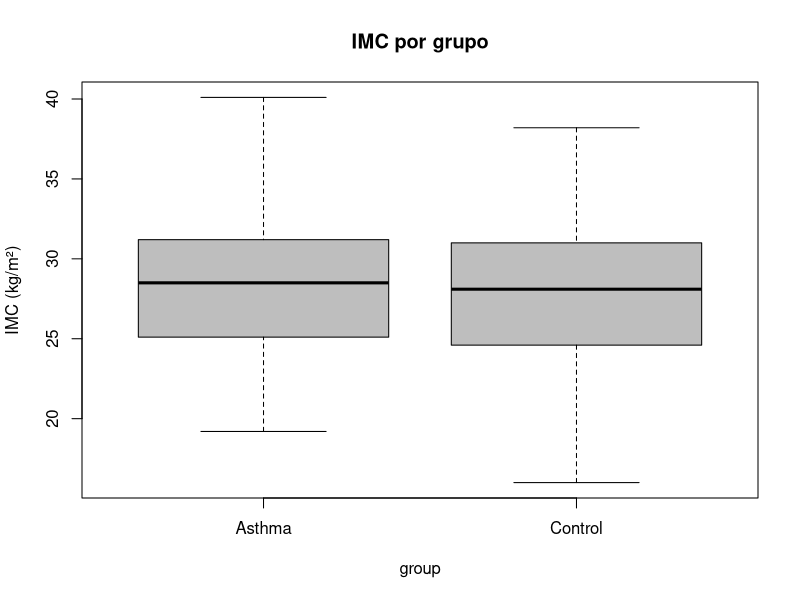
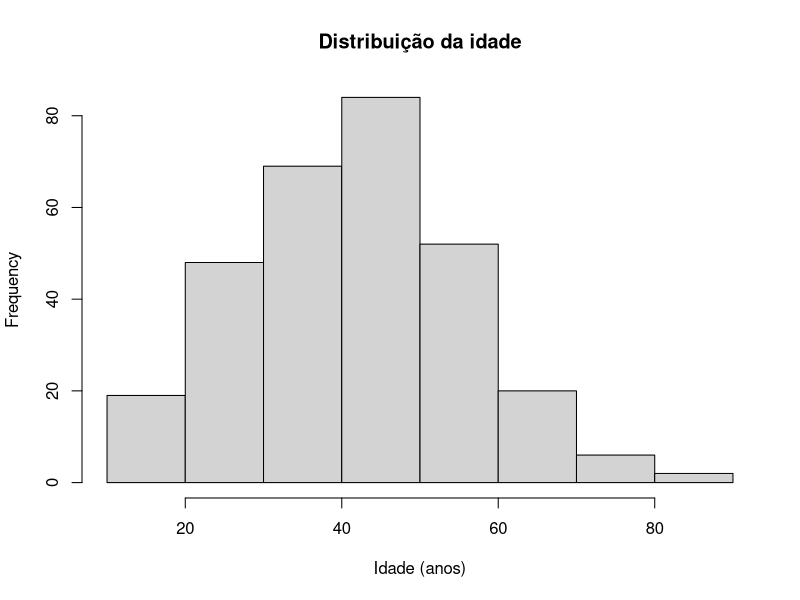
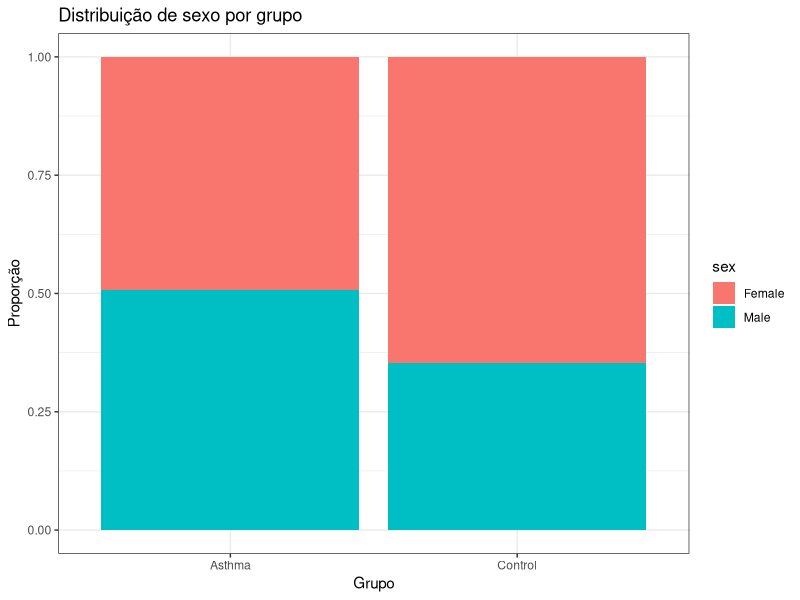
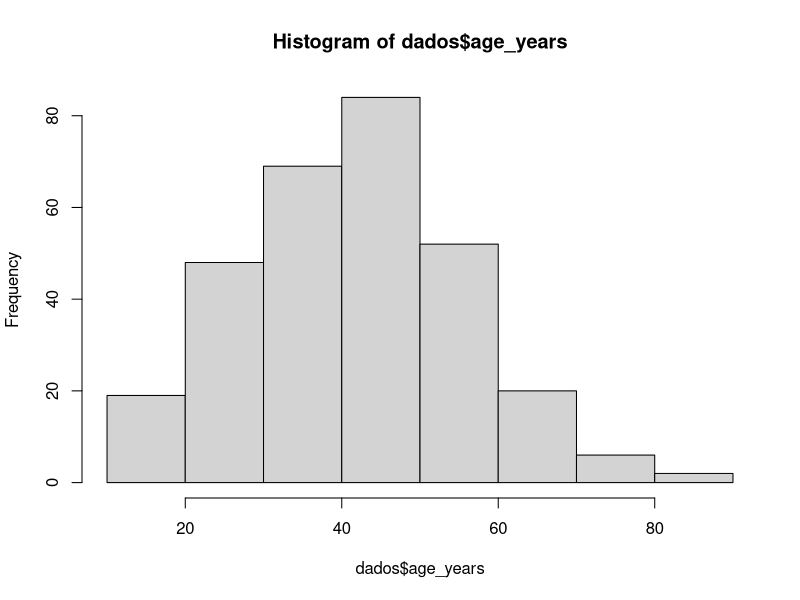
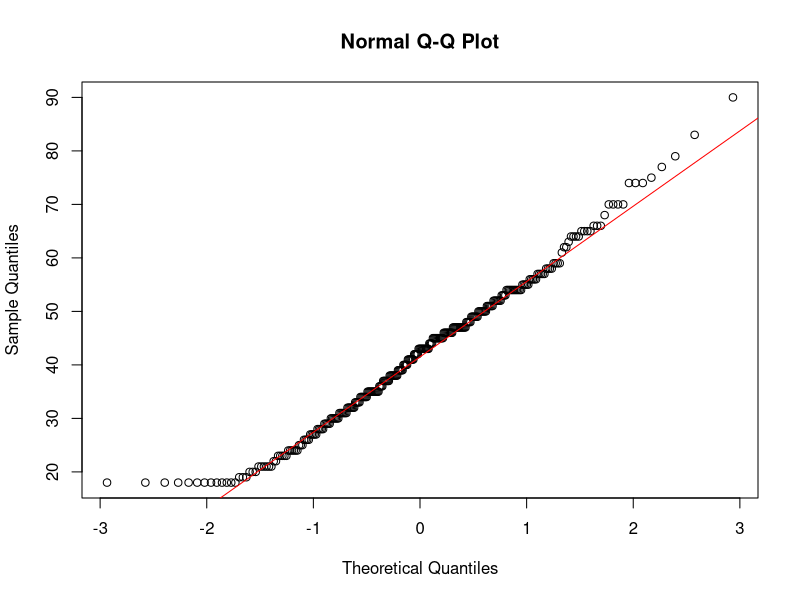
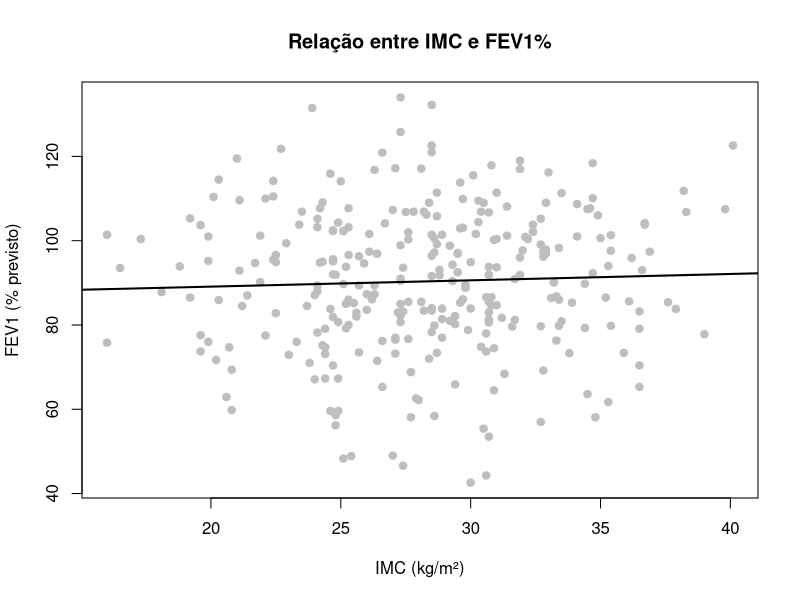

Source code (R) for these figures, in order:
# ==========================================================  # título da aula no script
# AULA PRÁTICA – ESTATÍSTICA DESCRITIVA E INFERENCIAL        # tema geral
# Dataset: asma vs controle (300 pacientes)                  # contexto do banco
# ==========================================================  # separador visual

# ----------------------------------------------------------  # seção de diretório
# 0) DEFINIR O DIRETÓRIO DE TRABALHO                          # onde estão seu .R e .xlsx
# ----------------------------------------------------------  # separador

setwd("/Users/fredericofriedrich/Desktop/Data Analyst : R/Practical Statistics in Medicine with R")  # defina seu diretório
getwd()                        # confirma o diretório atual
list.files()                   # lista arquivos na pasta (confira se o .xlsx está aqui)

# ----------------------------------------------------------  # seção de pacotes
# 1) INSTALAÇÃO E CARREGAMENTO DE PACOTES                    # alunos de 1ª vez no R
# ----------------------------------------------------------  # separador

install.packages("readxl")        # instala pacote para ler planilhas Excel (.xlsx)
install.packages("dplyr")         # instala pacote para manipulação e resumo de dados
install.packages("ggplot2")       # instala pacote para criar gráficos
# (opcionais para importações diversas, se desejar demonstrar futuramente)
# install.packages("haven")       # para SPSS/Stata/SAS
# install.packages(c("DBI","RSQLite"))  # para bancos SQL locais (SQLite)

library(readxl)                   # carrega o readxl (leitura de .xlsx)
library(dplyr)                    # carrega o dplyr (gramática de dados)
library(ggplot2)                  # carrega o ggplot2 (visualização)

# ----------------------------------------------------------  # seção de importação de exemplos
# 2) MODELOS DE IMPORTAÇÃO DE BANCOS DE DADOS                 # exemplos comuns no ambiente médico
# ----------------------------------------------------------  # separador
# Estes exemplos NÃO serão executados durante a aula.
# Servem apenas para ilustrar como ler diferentes formatos de arquivos.

# ---- Leitura de arquivos CSV (separados por vírgula) ----
# dados <- read.csv("arquivo.csv", sep = ",", header = TRUE)

# ---- Leitura de arquivos delimitados por ponto e vírgula (ex.: exportações do REDCap) ----
# dados <- read.csv2("arquivo.csv", sep = ";", header = TRUE)

# ---- Leitura de arquivos TXT (tabulados) ----
# dados <- read.table("arquivo.txt", sep = "\t", header = TRUE)

# ---- Leitura de arquivos SAV (SPSS) ----
# library(haven)
# dados <- read_sav("arquivo.sav")

# ---- Leitura de arquivos DTA (Stata) ----
# library(haven)
# dados <- read_dta("arquivo.dta")

# ---- Leitura de arquivos RDS (formato nativo do R) ----
# dados <- readRDS("arquivo.rds")

# ---- Leitura de bancos SQL (via DBI + RSQLite) ----
# library(DBI)
# con <- dbConnect(RSQLite::SQLite(), "banco.sqlite")
# dados <- dbReadTable(con, "tabela_nome")
# dbDisconnect(con)

# ----------------------------------------------------------  # seção de importação real
# 3) IMPORTAR O BANCO DE DADOS                                # ler o arquivo da aula
# ----------------------------------------------------------  # separador

dados <- read_excel("asthma_dataset_2025-10-15.xlsx", sheet = "data")   # importa a planilha "data"

head(dados)                        # visualiza as 6 primeiras linhas para checagem rápida
View(dados)                        # abre a base em visualização tipo planilha no RStudio

# ==========================================================  # seção de exploração
# 4) EXPLORAÇÃO INICIAL DO BANCO DE DADOS                    # conhecer a estrutura
# ==========================================================  # separador

names(dados)                       # lista os nomes das variáveis (colunas)
str(dados)                         # mostra tipos de dados e exemplo de valores por coluna
summary(dados)                     # resumo estatístico geral (mín, máx, média, quartis)
dim(dados)                         # retorna número de linhas (n) e colunas (p)
colSums(is.na(dados))              # conta quantos NA existem em cada coluna

# ==========================================================  # seção de resumos por grupo
# 5) ESTATÍSTICAS RESUMIDAS POR GRUPO                        # comparar asma vs controle
# ==========================================================  # separador

table(dados$group)                 # n de participantes por grupo (asma vs controle)

dados %>%                          # início do fluxo (pipe) sobre a base
  group_by(group) %>%              # agrupa linhas por grupo (condicional ao grupo)
  summarise(                       # inicia resumo por grupo
    media_idade = mean(age_years), # média da idade por grupo
    dp_idade = sd(age_years)       # desvio padrão da idade por grupo
  )                                # encerra o summarise

dados %>%                          # novo fluxo de resumo de IMC
  group_by(group) %>%              # agrupa por grupo
  summarise(                       # calcula medidas robustas e quartis
    mediana_bmi = median(bmi),     # mediana do IMC
    Q1_bmi = quantile(bmi, 0.25),  # primeiro quartil (25%)
    Q3_bmi = quantile(bmi, 0.75),  # terceiro quartil (75%)
    IQR_bmi = IQR(bmi)             # intervalo interquartil (Q3 - Q1)
  )                                # encerra o summarise

dados %>%                          # novo fluxo para proporções
  group_by(group) %>%              # agrupa por grupo
  summarise(                       # resumo por grupo
    fumantes_atuais_pct =          # nome da coluna de resultado
      mean(smoking_status == "Current") * 100  # % de fumantes atuais por grupo
  )                                # encerra o summarise

table(dados$group, dados$sex)      # tabela cruzada (grupo x sexo) em contagens

# ==========================================================  # seção de descritiva geral
# 6) ESTATÍSTICA DESCRITIVA GERAL                            # medidas simples
# ==========================================================  # separador

mean(dados$age_years)              # média da idade (todos os participantes)
median(dados$age_years)            # mediana da idade (robusta a outliers)
sd(dados$age_years)                # desvio padrão da idade (dispersão)

mean(dados$bmi)                    # média do IMC
median(dados$bmi)                  # mediana do IMC
quantile(dados$bmi, c(0.25,0.75))  # Q1 e Q3 do IMC (25% e 75%)
IQR(dados$bmi)                     # IQR do IMC (Q3 - Q1)

# Exemplo combinado de saída amigável: mediana [Q1 – Q3]
paste0("IMC: ", round(median(dados$bmi),1),
       " [", round(quantile(dados$bmi,0.25),1), " – ",
       round(quantile(dados$bmi,0.75),1), "]")     # string pronta para relatório

prop.table(                                        # calcula proporções por linha
  table(dados$group, dados$allergic_rhinitis),     # tabela grupo x rinite
  1                                                # margem 1 = por linha (dentro do grupo)
) * 100                                            # converte proporções em %

# ==========================================================  # seção de gráficos
# 7) GRÁFICOS SIMPLES                                        # visualizações básicas
# ==========================================================  # separador

boxplot(bmi ~ group, data = dados,                  # boxplot: IMC (y) por grupo (x)
        main = "IMC por grupo",                     # título do gráfico
        ylab = "IMC (kg/m²)",                       # rótulo do eixo y
        col = "gray")                               # cor cinza (evitar cores fortes)

hist(dados$age_years,                               # histograma da idade
     main = "Distribuição da idade",                # título do gráfico
     xlab = "Idade (anos)",                         # rótulo do eixo x
     col = "lightgray")                             # cor cinza clara

# (opcional com ggplot2) barra empilhada de sexo por grupo:
ggplot(dados, aes(x = group, fill = sex)) +         # mapeia grupo no x e sexo na cor
  geom_bar(position = "fill") +                     # barras empilhadas normalizadas (proporção)
  labs(y = "Proporção", x = "Grupo",                # rótulos dos eixos
       title = "Distribuição de sexo por grupo") +  # título do gráfico
  theme_bw()                                        # tema em preto-e-branco (limpo)

# ==========================================================  # seção de tabelas & proporções
# 8) TABELAS CRUZADAS E PROPORÇÕES                          # frequências relativas
# ==========================================================  # separador

table(dados$sex)                                    # contagem simples de sexo
table(dados$group, dados$allergic_rhinitis)         # tabela cruzada grupo x rinite (contagem)
prop.table(table(dados$group, dados$allergic_rhinitis), 1) * 100   # % por linha (grupo)

# ==========================================================  # seção de testes
# 9) TESTES ESTATÍSTICOS BÁSICOS                            # inferência introdutória
# ==========================================================  # separador

shapiro.test(dados$age_years[1:500])                # teste de normalidade (Shapiro); usa <=500 obs (LIMITADO)
hist(dados$age_years)                               # histograma da idade
qqnorm(dados$age_years)                             # gráfico Q-Q (quantis teóricos vs observados)
qqline(dados$age_years, col="red")                  # linha de referência da normalidade

t.test(fev1_percent_predicted ~ group, data = dados) # teste t: compara FEV1% entre grupos
wilcox.test(bmi ~ group, data = dados)              # Mann-Whitney: compara IMC entre grupos (não paramétrico)

tab <- table(dados$group, dados$allergic_rhinitis)  # cria tabela 2x2 de grupo x rinite
chisq.test(tab)                                     # teste qui-quadrado de associação
fisher.test(tab)                                    # teste exato de Fisher (se células pequenas)

cor.test(dados$fev1_percent_predicted,              # correlação entre FEV1% (numérico)
         dados$bmi, method = "spearman")            # e IMC (numérico) via Spearman (não paramétrica)

cor.test(dados$fev1_percent_predicted,              # correlação entre FEV1%
         dados$age_years, method = "pearson")       # e idade via Pearson (assume normalidade)

# ==========================================================  # seção de modelos logísticos
# 10) REGRESSÃO LOGÍSTICA                                   # desfecho binário (asma vs controle)
# ==========================================================  # separador

dados$asma <- ifelse(dados$group == "Asthma", 1, 0) # cria variável binária: 1=asma, 0=controle

modelo_log1 <- glm(asma ~ allergic_rhinitis,        # modelo logístico simples: rinite → asma
                   data = dados, family = "binomial")  # família binomial = regressão logística
summary(modelo_log1)                                 # exibe coeficientes (log-OR), erros, p-valores
round(
  exp(cbind(OR = coef(modelo_log1),                  # transforma coeficientes em OR
            confint(modelo_log1))), 2)              # e calcula IC95% das OR (arredonda em 2 casas)

modelo_log2 <- glm(asma ~ allergic_rhinitis +       # modelo logístico ajustado (controle de confusão)
                     age_years + sex + bmi,         # ajusta por idade, sexo e IMC
                   data = dados, family = "binomial")  # família binomial (logística)
summary(modelo_log2)                                 # resultados do modelo ajustado
exp(cbind(OR = coef(modelo_log2),                   # OR ajustadas
          confint(modelo_log2)))                    # IC95% das OR ajustadas

# Interpretação: OR > 1 aumenta chance de asma; OR < 1 reduz chance de asma  # dica didática

# ==========================================================  # seção de modelos lineares
# 11) REGRESSÃO LINEAR                                      # desfecho numérico (FEV1% previsto)
# ==========================================================  # separador

modelo_lin1 <- lm(fev1_percent_predicted ~ bmi,     # modelo linear simples: FEV1% ~ IMC
                  data = dados)                     # usa toda a base
summary(modelo_lin1)                                 # coeficientes, erro, t, p e R²

modelo_lin2 <- lm(fev1_percent_predicted ~          # modelo linear ajustado: inclui covariáveis
                    bmi + age_years + sex +         # IMC, idade, sexo
                    smoking_status,                 # tabagismo
                  data = dados)                     # base de dados
summary(modelo_lin2)                                 # resultados com ajuste

plot(dados$bmi, dados$fev1_percent_predicted,       # gráfico de dispersão (IMC x FEV1%)
     main = "Relação entre IMC e FEV1%",            # título
     xlab = "IMC (kg/m²)", ylab = "FEV1 (% previsto)",  # rótulos
     pch = 19, col = "gray")                        # pontos cinza (visual neutro)
abline(modelo_lin1, col = "black", lwd = 2)         # adiciona a reta do modelo simples

# Dicas: coeficiente do IMC indica variação média no FEV1% por 1 unidade de IMC     # interpretação
# p-valor testa se o coeficiente é diferente de 0; R² indica proporção explicada     # interpretação

# ==========================================================  # exercícios
# 12) EXERCÍCIOS PRÁTICOS                                   # para os alunos praticarem
# ==========================================================  # separador

# 1. Calcule a média e a mediana da idade por grupo.         # exercício de resumo por grupo
# 2. Crie um boxplot de FEV1% por grupo.                      # exercício de visualização
# 3. Teste se há diferença de IMC entre asmáticos e controles.# teste não paramétrico (ou t-test se normal)
# 4. Teste se há associação entre asma e refluxo gastroesofágico. # qui-quadrado ou Fisher
# 5. Ajuste um modelo logístico com 2 variáveis preditoras.    # prática de glm binomial
# 6. Ajuste um modelo linear com FEV1% como desfecho.          # prática de lm
